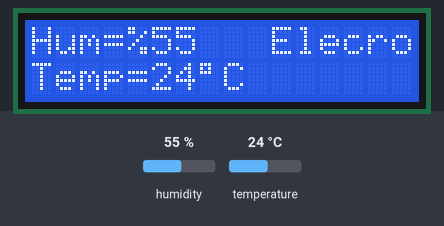
This sketch was run on a simulated Arduino Uno, built with avr-gcc and run on an emulated ATmega328P. Parts: 16×2 character LCD. The inputs (shaded band) are chosen by the test bench; at power-on: humidity 55 %, temperature 24 °C.

Above: at 3.2 s.
3.3 s: humidity set to 22 %
At 4.1 s:
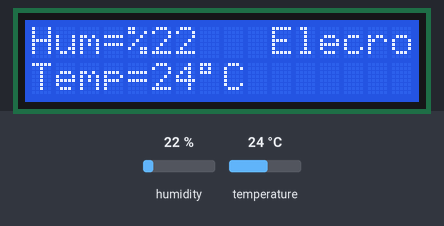
5.2 s: temperature set to 12 °C
At 5.9 s:
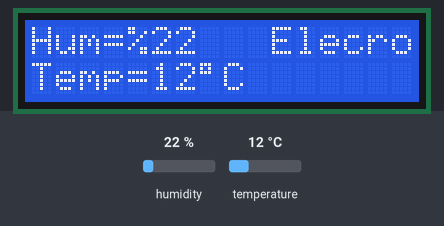
6.9 s: humidity set to 40 %
At 7.7 s:
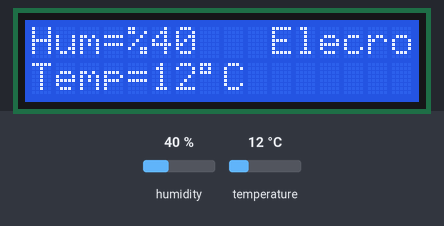
8.5 s: temperature set to 19 °C
At 9.4 s:
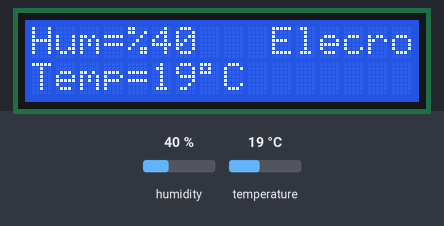
Timing chart, 0 to 11.2 s (numbered marks = the images above; inputs shaded):
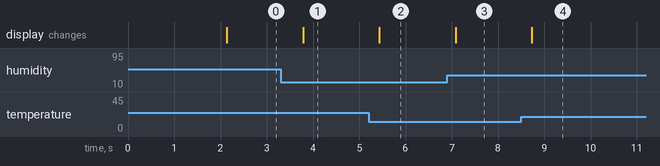

The sketch:

Temperature_and_humidity_monitoring_experiment.ino
```cpp
/*
 * Author: Elecrow Keen
 * Date:4/21/2017
 * IDE V1.8.2
 * Email:keen@elecrow.com
 * Function:
 */
#include <LiquidCrystal_I2C.h>
#include <dht11.h>
LiquidCrystal_I2C lcd(0x3F,16,2); // set the LCD address to 0x3F for a 16 chars and 2 line display

dht11 DHT;                          //Note:DHT on behalf of the temperature and humidity sensor
const int dht11_data = 6;
int temp=0;
int hum=0;

void setup(){
  lcd.init();     // initialize the lcd
  lcd.backlight();
  lcd.print("  Welcome to ");
  lcd.setCursor(0,1);
  lcd.print("    Elecrow");
  delay(2000);
  lcd.clear();
}
void loop(){
  DHT.read(dht11_data);
  temp=DHT.temperature;
  hum=DHT.humidity;
  lcd.clear();                   //clear display
  lcd.print("Hum=%");            //display "Hum=%"
  lcd.print(hum);
  lcd.setCursor(10,0) ;
  lcd.print("Elecrow");           //display "Elecrow"
  lcd.setCursor(0,1) ;           //Display position
  lcd.print("Temp=");            //display"Temp="
  lcd.print(temp);
  lcd.write(0xDF);              //Display custom characters '°'
  lcd.print("C");
  delay(500);                   //After 500ms ,the screen will be refreshed
}
```

Measured:
- after the input at 3.3 s, the display: changes after 0.49 s (image 1)
- after the input at 5.2 s, the display: changes after 0.23 s (image 2)
- after the input at 6.9 s, the display: changes after 0.18 s (image 3)
- after the input at 8.5 s, the display: changes after 0.23 s (image 4)
